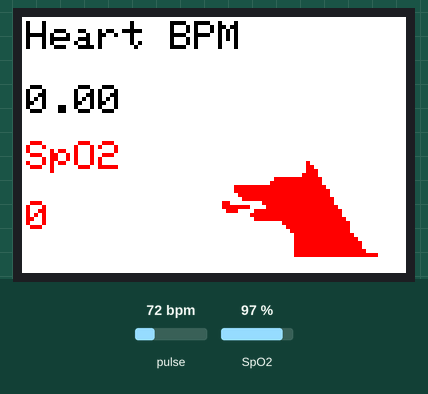
This sketch was run on a simulated ESP32. Parts: 96×64 colour display. Inputs (shaded band) come from the test bench; at power-on: pulse 72 bpm, SpO2 97 %. WiFi joins after 1.5 s; servers stay silent unless stated.

Above: at 5.4 s.
5.5 s: pulse set to 42 bpm
At 7.7 s:
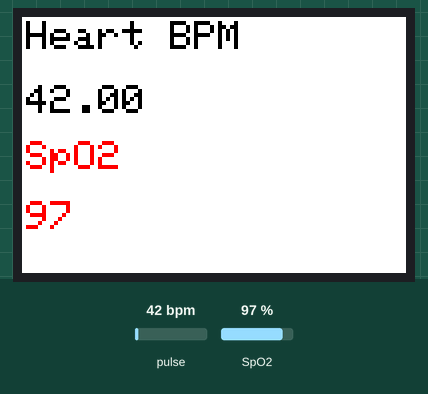
8.5 s: SpO2 set to 80 %
At 9.7 s:
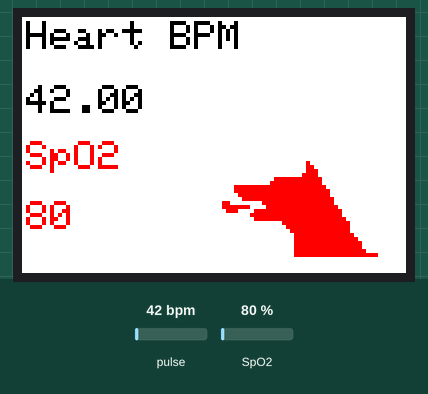
10.8 s: pulse set to 70 bpm
At 13.7 s:
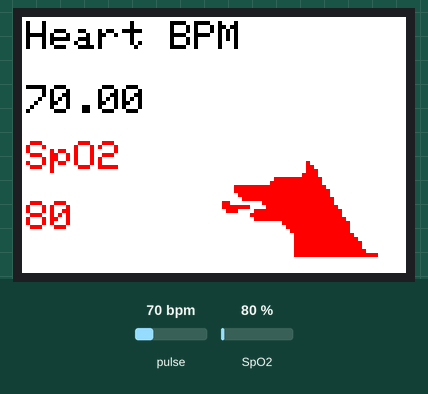
13.8 s: SpO2 set to 85 %
At 15.7 s:
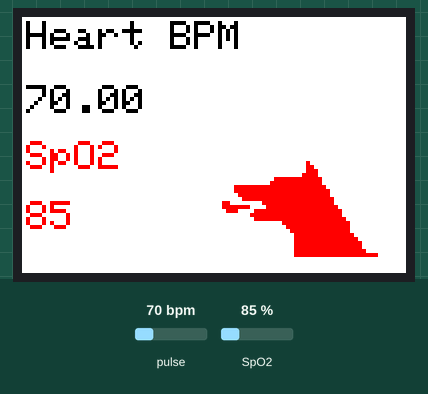
Timing chart, 0 to 17.2 s (numbered marks = the images above; inputs shaded):
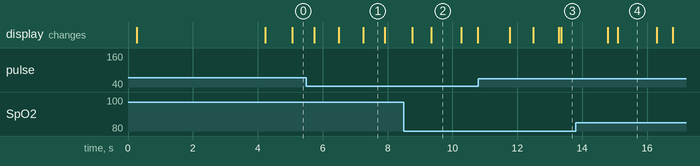

The sketch:

wolfoximeter.ino
```cpp
#include <Wire.h>
#include "MAX30100_PulseOximeter.h"

#include <WiFi.h>               //#include <ESP8266WiFi.h> comment out if ESP8266 board is used
#include <BlynkSimpleEsp32.h>   //#include <BlynkSimpleEsp8266.h> comment out ESP8266 board is used

#include <SPI.h>
#include <Adafruit_SSD1331.h>


PulseOximeter pox;
int BPM, SpO2; //float BPM, SpO2;
uint32_t tsLastReport = 0;
#define REPORTING_PERIOD_MS 1500
// connecting SCL PIN, SDA PIN, INT PIN (INT not wired, not needed in this project)
// wiring       // ESP32 pin              // ESP8266 pin
// SCL_PIN      // 22, GPIO 22            // D1, GPIO 5
// SDA_PIN      // 21, GPIO 21            // D2, GPIO 4
// INT_PIN      // 23, GPIO 23            // D0, GPIO 16 //not wired


char auth[] = "***";                        //  You should get Auth Token in the Blynk App. replace *** with your Auth Token
char ssid[] = "***";                        //  Your WiFi credentials. replace *** with your wifi name
char pass[] = "***";                        //  Your WiFi credentials. replace *** with your wifi password
BlynkTimer timer;


// Option 1: use any pins but a little slower
// Option 2: use the hardware SPI pins faster and stable
                    // alternative    // ESP32 prefered pin     // ESP8266 prefered pin
#define sclk 18     // sck, clk, D0   // ESP32 HW pin: GPIO 18  // ESP8266 HW pin: D5
#define mosi 23     // sda, D1, DIN   // ESP32 HW pin: GPIO 23  // ESP8266 HW pin: D7
#define cs   5      // chip select    // ESP32 HW pin: GPIO 5   // ESP8266 HW pin: D8
#define rst  17     // reset          // GPIO 17 or tx2         // D3
#define dc   16     // A0             // GPIO 16 or rx2         // D2

Adafruit_SSD1331 oled = Adafruit_SSD1331(cs, dc, mosi, sclk, rst);

// Color definitions
#define WHITE           0xFFFF
#define RED             0xF800
#define BLACK           0x0000
#define GREEN           0x07E0
#define CYAN            0x07FF
#define YELLOW          0xFFE0
#define BLUE            0x001F

const unsigned char kurt [] PROGMEM = {
0x00, 0x00, 0x00, 0x00, 0x00, 0x00, 0x00, 0x00, 0x00, 0x00, 0x00, 0x00,
0x00, 0x00, 0x00, 0x00, 0x00, 0x00, 0x00, 0x00, 0x00, 0x00, 0x00, 0x00,
0x00, 0x00, 0x00, 0x00, 0x00, 0x00, 0x20, 0x00, 0x00, 0x00, 0x00, 0x00,
0x00, 0x00, 0x00, 0x00, 0x00, 0x00, 0x20, 0x00, 0x00, 0x00, 0x00, 0x00,
0x00, 0x00, 0x00, 0x00, 0x00, 0x00, 0x30, 0x00, 0x00, 0x00, 0x00, 0x00,
0x00, 0x00, 0x00, 0x00, 0x00, 0x00, 0x30, 0x00, 0x00, 0x00, 0x00, 0x00,
0x00, 0x00, 0x00, 0x00, 0x00, 0x00, 0x38, 0x00, 0x00, 0x00, 0x00, 0x00,
0x00, 0x00, 0x00, 0x00, 0x00, 0x00, 0x38, 0x00, 0x00, 0x00, 0x00, 0x00,
0x00, 0x00, 0x00, 0x00, 0x00, 0x00, 0x3c, 0x00, 0x00, 0x00, 0x00, 0x00,
0x00, 0x00, 0x00, 0x00, 0x00, 0x00, 0x3c, 0x00, 0x00, 0x00, 0x00, 0x00,
0x00, 0x00, 0x00, 0x00, 0x00, 0x00, 0x3e, 0x00, 0x00, 0x00, 0x00, 0x00,
0x00, 0x00, 0x00, 0x00, 0x00, 0x00, 0x3f, 0x00, 0x00, 0x00, 0x00, 0x00,
0x00, 0x00, 0x00, 0x00, 0x00, 0x00, 0x7f, 0x00, 0x00, 0x00, 0x00, 0x00,
0x00, 0x00, 0x00, 0x00, 0x00, 0x00, 0xff, 0x80, 0x00, 0x00, 0x00, 0x00,
0x00, 0x00, 0x00, 0x00, 0x7f, 0xff, 0xff, 0x80, 0x00, 0x00, 0x00, 0x00,
0x00, 0x00, 0x00, 0x01, 0xff, 0xff, 0xff, 0xc0, 0x00, 0x00, 0x00, 0x00,
0x00, 0x00, 0x00, 0x01, 0xff, 0xff, 0xff, 0xe0, 0x00, 0x00, 0x00, 0x00,
0x00, 0x00, 0x00, 0x03, 0xff, 0xff, 0xff, 0xe0, 0x00, 0x00, 0x00, 0x00,
0x00, 0x00, 0x00, 0x07, 0xff, 0xff, 0xff, 0xf0, 0x00, 0x00, 0x00, 0x00,
0x00, 0xff, 0xff, 0xff, 0xff, 0xff, 0xff, 0xf0, 0x00, 0x00, 0x00, 0x00,
0x00, 0x7f, 0xff, 0xff, 0xff, 0xff, 0xff, 0xf8, 0x00, 0x00, 0x00, 0x00,
0x00, 0x7f, 0xff, 0xff, 0xff, 0xff, 0xff, 0xf8, 0x00, 0x00, 0x00, 0x00,
0x00, 0x3f, 0xff, 0xff, 0xff, 0xff, 0xff, 0xfc, 0x00, 0x00, 0x00, 0x00,
0x00, 0x3f, 0xff, 0xff, 0xff, 0xff, 0xff, 0xfe, 0x00, 0x00, 0x00, 0x00,
0x00, 0x1f, 0xff, 0xff, 0xff, 0xff, 0xff, 0xfe, 0x00, 0x00, 0x00, 0x00,
0x00, 0x0f, 0xff, 0xff, 0xff, 0xff, 0xff, 0xff, 0x00, 0x00, 0x00, 0x00,
0x00, 0x07, 0xff, 0xff, 0xff, 0xff, 0xff, 0xff, 0x00, 0x00, 0x00, 0x00,
0x00, 0x00, 0x01, 0xff, 0xff, 0xff, 0xff, 0xff, 0x80, 0x00, 0x00, 0x00,
0x40, 0x00, 0x00, 0x7f, 0xff, 0xff, 0xff, 0xff, 0xc0, 0x00, 0x00, 0x00,
0x70, 0x03, 0x80, 0x3f, 0xff, 0xff, 0xff, 0xff, 0xc0, 0x00, 0x00, 0x00,
0x3e, 0x7f, 0xfe, 0x1f, 0xff, 0xff, 0xff, 0xff, 0xe0, 0x00, 0x00, 0x00,
0x3f, 0xff, 0x80, 0x0f, 0xff, 0xff, 0xff, 0xff, 0xe0, 0x00, 0x00, 0x00,
0x1f, 0xfe, 0x00, 0x07, 0xff, 0xff, 0xff, 0xff, 0xf0, 0x00, 0x00, 0x00,
0x0f, 0xf0, 0x00, 0x07, 0xff, 0xff, 0xff, 0xff, 0xf0, 0x00, 0x00, 0x00,
0x03, 0x80, 0xff, 0xff, 0xff, 0xff, 0xff, 0xff, 0xf8, 0x00, 0x00, 0x00,
0x00, 0x00, 0x7f, 0xff, 0xff, 0xff, 0xff, 0xff, 0xfc, 0x00, 0x00, 0x00,
0x00, 0x00, 0x3f, 0xff, 0xff, 0xff, 0xff, 0xff, 0xfc, 0x00, 0x00, 0x00,
0x00, 0x00, 0x1f, 0xff, 0xff, 0xff, 0xff, 0xff, 0xfe, 0x00, 0x00, 0x00,
0x00, 0x00, 0x0f, 0xff, 0xff, 0xff, 0xff, 0xff, 0xfe, 0x00, 0x00, 0x00,
0x00, 0x00, 0x00, 0x00, 0x7f, 0xff, 0xff, 0xff, 0xff, 0x00, 0x00, 0x00,
0x00, 0x00, 0x00, 0x00, 0x0f, 0xff, 0xff, 0xff, 0xff, 0x00, 0x00, 0x00,
0x00, 0x00, 0x00, 0x00, 0x03, 0xff, 0xff, 0xff, 0xff, 0x80, 0x00, 0x00,
0x00, 0x00, 0x00, 0x00, 0x01, 0xff, 0xff, 0xff, 0xff, 0xc0, 0x00, 0x00,
0x00, 0x00, 0x00, 0x00, 0x00, 0xff, 0xff, 0xff, 0xff, 0xc0, 0x00, 0x00,
0x00, 0x00, 0x00, 0x00, 0x00, 0x7f, 0xff, 0xff, 0xff, 0xe0, 0x00, 0x00,
0x00, 0x00, 0x00, 0x00, 0x00, 0x3f, 0xff, 0xff, 0xff, 0xe0, 0x00, 0x00,
0x00, 0x00, 0x00, 0x00, 0x00, 0x3f, 0xff, 0xff, 0xff, 0xf0, 0x00, 0x00,
0x00, 0x00, 0x00, 0x00, 0x00, 0x1f, 0xff, 0xff, 0xff, 0xf8, 0x00, 0x00,
0x00, 0x00, 0x00, 0x00, 0x00, 0x1f, 0xff, 0xff, 0xff, 0xf8, 0x00, 0x00,
0x00, 0x00, 0x00, 0x00, 0x00, 0x1f, 0xff, 0xff, 0xff, 0xfc, 0x00, 0x00,
0x00, 0x00, 0x00, 0x00, 0x00, 0x0f, 0xff, 0xff, 0xff, 0xfc, 0x00, 0x00,
0x00, 0x00, 0x00, 0x00, 0x00, 0x0f, 0xff, 0xff, 0xff, 0xfe, 0x00, 0x00,
0x00, 0x00, 0x00, 0x00, 0x00, 0x0f, 0xff, 0xff, 0xff, 0xff, 0x00, 0x00,
0x00, 0x00, 0x00, 0x00, 0x00, 0x0f, 0xff, 0xff, 0xff, 0xff, 0x00, 0x00,
0x00, 0x00, 0x00, 0x00, 0x00, 0x0f, 0xff, 0xff, 0xff, 0xff, 0x80, 0x00,
0x00, 0x00, 0x00, 0x00, 0x00, 0x0f, 0xff, 0xff, 0xff, 0xff, 0xc0, 0x00,
0x00, 0x00, 0x00, 0x00, 0x00, 0x0f, 0xff, 0xff, 0xff, 0xff, 0xe0, 0x00,
0x00, 0x00, 0x00, 0x00, 0x00, 0x0f, 0xff, 0xff, 0xff, 0xff, 0xf8, 0x00,
0x00, 0x00, 0x00, 0x00, 0x00, 0x0f, 0xff, 0xff, 0xff, 0xff, 0xfc, 0x00,
0x00, 0x00, 0x00, 0x00, 0x00, 0x0f, 0xff, 0xff, 0xff, 0xff, 0xff, 0x00,
0x00, 0x00, 0x00, 0x00, 0x00, 0x0f, 0xff, 0xff, 0xff, 0xff, 0xff, 0xc0,
0x00, 0x00, 0x00, 0x00, 0x00, 0x0f, 0xff, 0xff, 0xff, 0xff, 0xff, 0xfc,
0x00, 0x00, 0x00, 0x00, 0x00, 0x00, 0x00, 0x00, 0x00, 0x00, 0x00, 0x00,
0x00, 0x00, 0x00, 0x00, 0x00, 0x00, 0x00, 0x00, 0x00, 0x00, 0x00, 0x00
};

const unsigned char kurtkucuk [] PROGMEM = {
0x00, 0x00, 0x04, 0x00, 0x00,
0x00, 0x00, 0x06, 0x00, 0x00,
0x00, 0x00, 0x07, 0x00, 0x00,
0x00, 0x00, 0x0f, 0x00, 0x00,
0x00, 0x07, 0xff, 0x80, 0x00,
0x00, 0x0f, 0xff, 0x80, 0x00,
0x1f, 0xff, 0xff, 0xc0, 0x00,
0x1f, 0xff, 0xff, 0xe0, 0x00,
0x0f, 0xff, 0xff, 0xe0, 0x00,
0x07, 0xff, 0xff, 0xf0, 0x00,
0xc0, 0x3f, 0xff, 0xf0, 0x00,
0xfe, 0x1f, 0xff, 0xf8, 0x00,
0x70, 0xff, 0xff, 0xfc, 0x00,
0x01, 0xff, 0xff, 0xfc, 0x00,
0x00, 0xff, 0xff, 0xfe, 0x00,
0x00, 0x01, 0xff, 0xff, 0x00,
0x00, 0x00, 0xff, 0xff, 0x00,
0x00, 0x00, 0x7f, 0xff, 0x00,
0x00, 0x00, 0x3f, 0xff, 0x80,
0x00, 0x00, 0x3f, 0xff, 0xc0,
0x00, 0x00, 0x3f, 0xff, 0xe0,
0x00, 0x00, 0x3f, 0xff, 0xe0,
0x00, 0x00, 0x3f, 0xff, 0xf0,
0x00, 0x00, 0x3f, 0xff, 0xfe
};


void setup()
{

    oled.begin();
    oled.fillScreen(WHITE);
    delay(100);
    oled.drawBitmap(0, 0, kurt, 96, 64, RED);
    delay(2000);
    oled.begin();

    pinMode(16, OUTPUT);
    Blynk.begin(auth, ssid, pass);
    timer.setInterval(2000L, BlynkSendData);

//    Serial.begin(115200);
//    Serial.print("Initializing Pulse Oximeter..");

    if (!pox.begin())
    {

         oled.fillScreen(BLACK);
         oled.setTextSize(1);
         oled.setTextColor(WHITE);
         oled.setCursor(0, 0);
         oled.println("FAILED");

         //         Serial.println("FAILED");

         for(;;);
    }
    else
    {
         oled.fillScreen(WHITE);
         oled.setTextSize(1);
         oled.setTextColor(RED);
         oled.setCursor(0, 0);
         oled.println("...");

//         Serial.println("SUCCESS");

    }

         pox.setOnBeatDetectedCallback(onBeatDetected);
//       The default current for the IR LED is 50mA and it could be changed by uncommenting the following line.
//         pox.setIRLedCurrent(MAX30100_LED_CURR_7_24MA);

}


void onBeatDetected()
{

oled.drawBitmap( 50, 36, kurtkucuk, 40, 24, RED);
//    Serial.println("Beat Detected!");

}


void BlynkSendData()
{

    Blynk.virtualWrite(V3, BPM);
    Blynk.virtualWrite(V4, SpO2);
//    Serial.println("Blynk data sent");

}


void loop()
{

    Blynk.run();
    timer.run();
    pox.update();

    BPM = pox.getHeartRate();
    SpO2 = pox.getSpO2();
    if (millis() - tsLastReport > REPORTING_PERIOD_MS)
    {

        oled.fillScreen(WHITE);
        oled.setTextSize(1);
        oled.setTextColor(BLACK);
        oled.setCursor(1,17);
        oled.println(pox.getHeartRate());

        oled.setTextSize(1);
        oled.setTextColor(BLACK);
        oled.setCursor(1, 1);
        oled.println("Heart BPM");

        oled.setTextSize(1);
        oled.setTextColor(RED);
        oled.setCursor(1, 31);
        oled.println("SpO2");

        oled.setTextSize(1);
        oled.setTextColor(RED);
        oled.setCursor(1,46);
        oled.println(pox.getSpO2());

//        Serial.print("Heart rate:");
//        Serial.print(pox.getHeartRate());
//        Serial.print("bpm / SpO2:");
//        Serial.print(pox.getSpO2());
//        Serial.println("%");

        tsLastReport = millis();
    }
}
```

Measured:
- after the input at 8.5 s, the display: first changes after 0.26 s (image 2 shows a later state)
- after the input at 10.8 s, the display: first changes after 0.97 s (image 3 shows a later state)
- after the input at 13.8 s, the display: first changes after 0.99 s (image 4 shows a later state)
- what the display in image 1 shows lasts 0.7 s, from 7.2 s to 7.9 s
- what the display in image 2 shows lasts 1.0 s, from 9.3 s to 10.3 s
